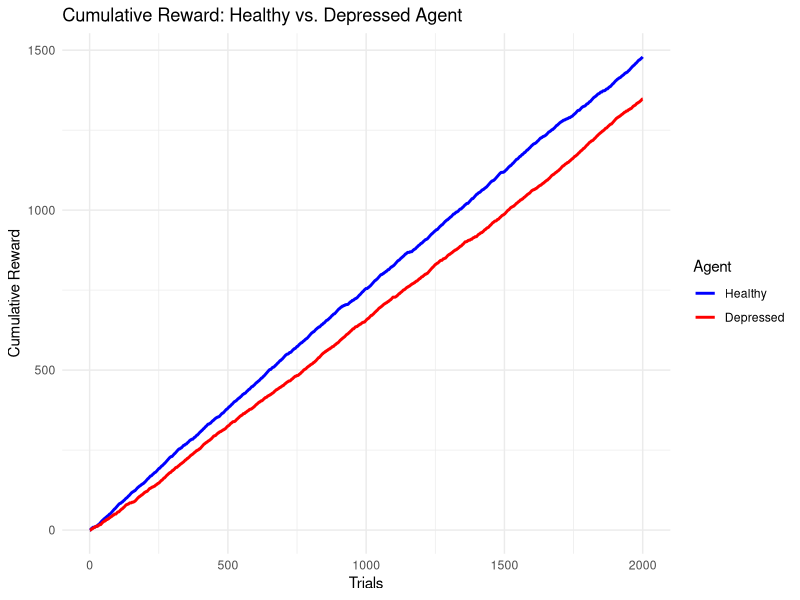
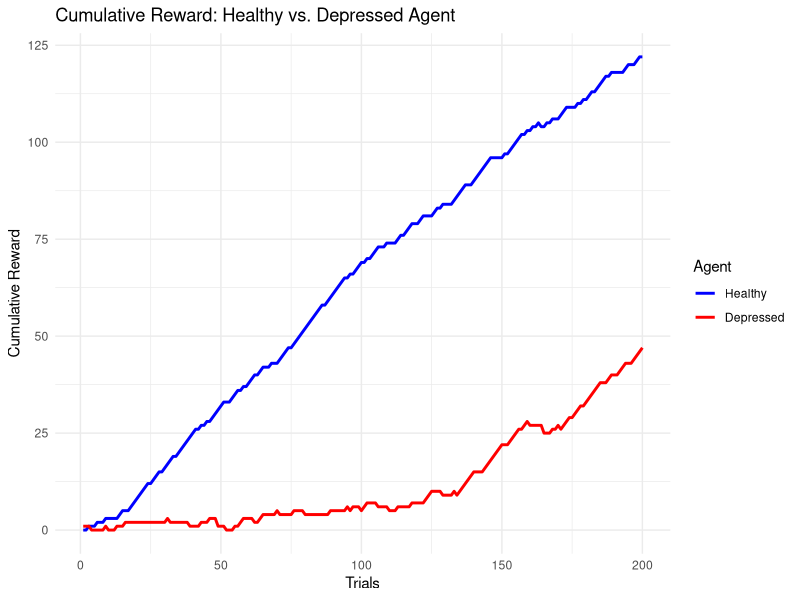
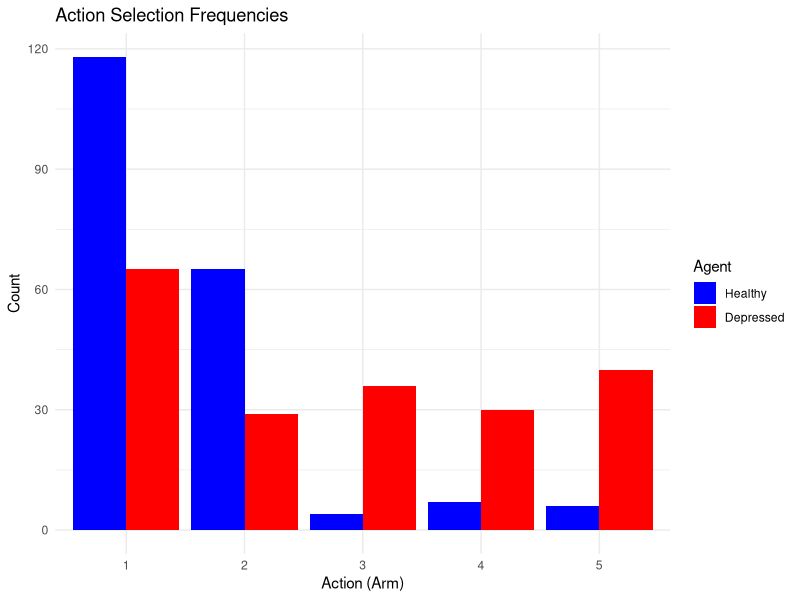
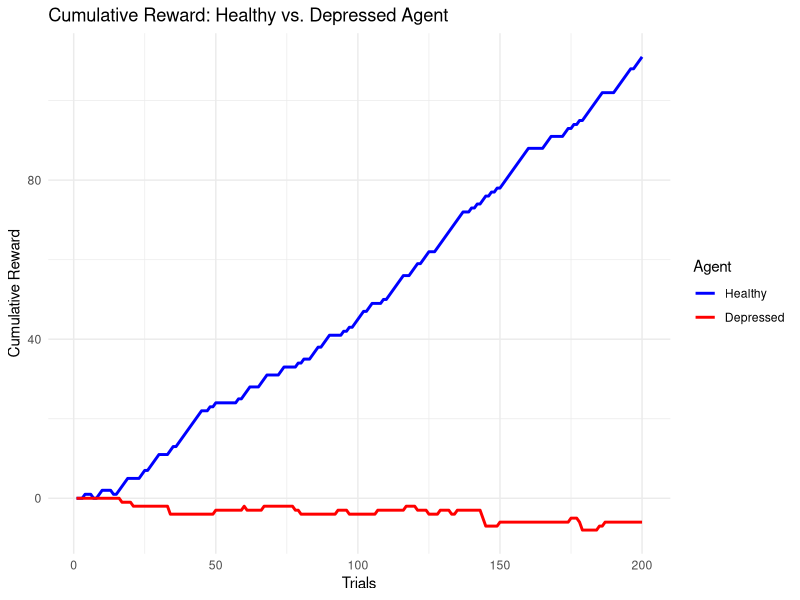
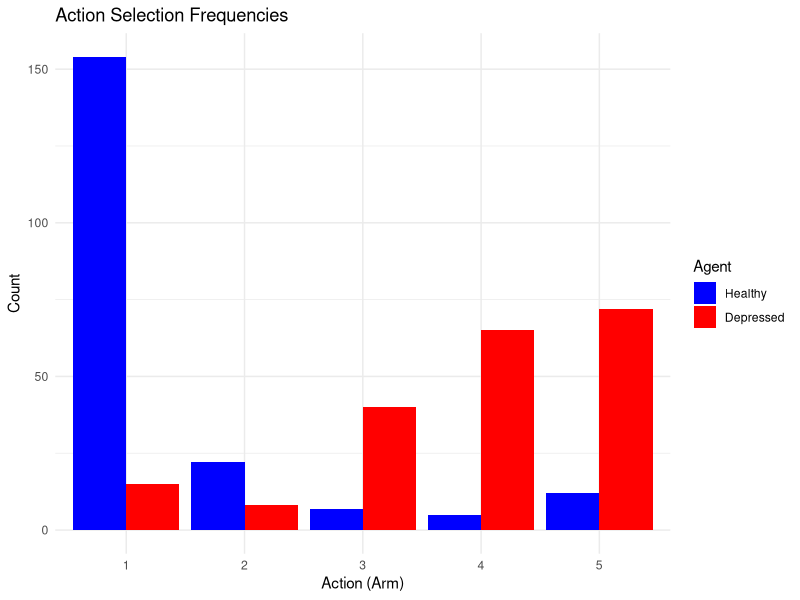
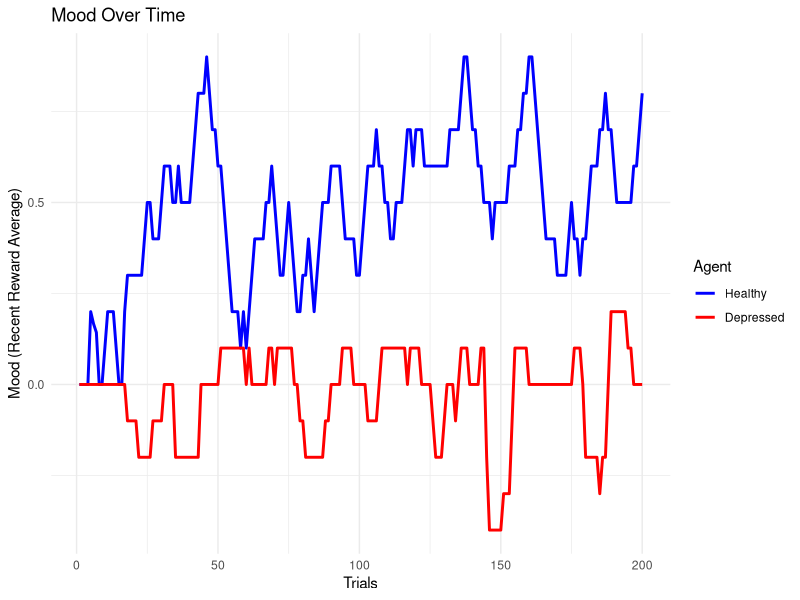
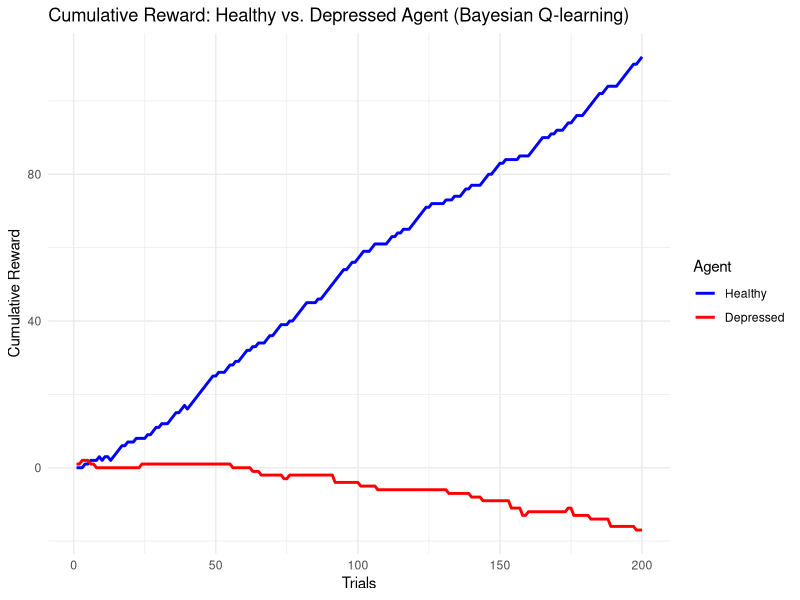
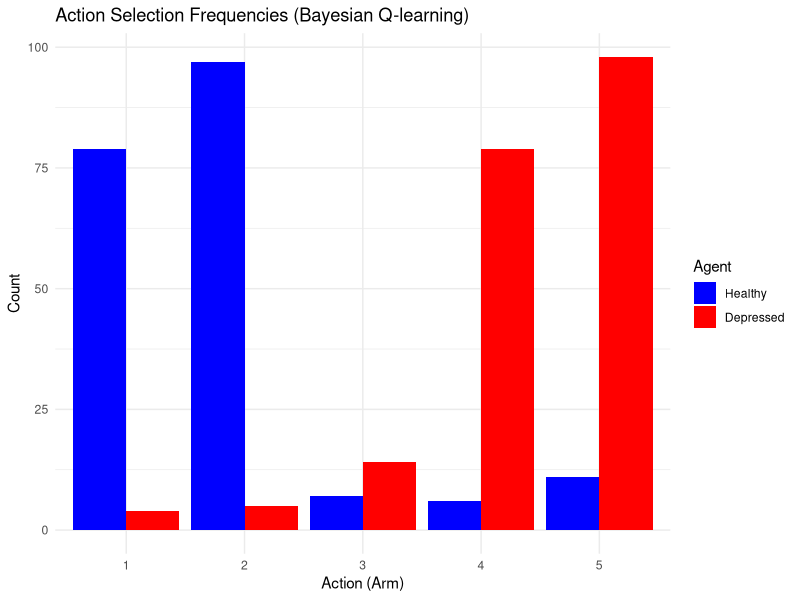

Reproduce these figures in R, in order.
set.seed(42)

# Environment: Two-armed bandit
reward_probs <- c(0.8, 0.2)  # Probabilities of reward for each arm

q_learning_agent <- function(alpha, beta, episodes = 2000) {
  Q <- c(0, 0)  # Initial Q-values for two actions
  actions <- integer(episodes)
  rewards <- numeric(episodes)
  for (i in 1:episodes) {
    # Softmax action selection
    exp_q <- exp(Q * beta)
    probs <- exp_q / sum(exp_q)
    action <- sample(1:2, 1, prob = probs)  # R is 1-indexed
    reward <- as.numeric(runif(1) < reward_probs[action])
    # Q-learning update
    Q[action] <- Q[action] + alpha * (reward - Q[action])
    actions[i] <- action
    rewards[i] <- reward
  }
  list(actions = actions, rewards = rewards)
}

# Healthy agent: normal learning rate and reward sensitivity
healthy <- q_learning_agent(alpha = 0.4, beta = 5)

# Depressed agent: lower learning rate (slower to update beliefs)
depressed <- q_learning_agent(alpha = 0.05, beta = 2)

# Plotting results
library(ggplot2)
df <- data.frame(
  Trial = 1:2000,
  Healthy = cumsum(healthy$rewards),
  Depressed = cumsum(depressed$rewards)
)
df_long <- reshape2::melt(df, id.vars = "Trial", variable.name = "Agent", value.name = "CumulativeReward")

ggplot(df_long, aes(x = Trial, y = CumulativeReward, color = Agent)) +
  geom_line(size = 1) +
  labs(title = "Cumulative Reward: Healthy vs. Depressed Agent",
       x = "Trials", y = "Cumulative Reward") +
  theme_minimal() +
  scale_color_manual(values = c("Healthy" = "blue", "Depressed" = "red"))







set.seed(123)
library(ggplot2)
library(reshape2)

# Environment: 5-armed bandit
reward_probs <- c(0.7, 0.6, 0.2, 0.1, 0.05)   # Arm 1 and 2 are "good", 3-5 are "bad/self-defeating"
reward_vals  <- c(1, 1, -1, -1, -2)           # Arms 3-5 yield negative rewards

q_learning_agent <- function(alpha, beta, self_defeat_bias = 0, episodes = 200) {
  K <- length(reward_probs)
  Q <- rep(0, K)  # Initial Q-values for all actions
  actions <- integer(episodes)
  rewards <- numeric(episodes)
  for (i in 1:episodes) {
    # Softmax action selection with self-defeating bias
    # Add bias to the logits of "bad" arms (arms 3,4,5)
    logits <- Q * beta
    logits[3:5] <- logits[3:5] + self_defeat_bias
    probs <- exp(logits) / sum(exp(logits))
    action <- sample(1:K, 1, prob = probs)
    reward <- ifelse(runif(1) < reward_probs[action], reward_vals[action], 0)
    # Q-learning update
    Q[action] <- Q[action] + alpha * (reward - Q[action])
    actions[i] <- action
    rewards[i] <- reward
  }
  list(actions = actions, rewards = rewards)
}

# Healthy agent: normal learning, no self-defeating bias
healthy <- q_learning_agent(alpha = 0.2, beta = 5, self_defeat_bias = 0)

# Depressed agent: lower learning rate, strong self-defeating bias
depressed <- q_learning_agent(alpha = 0.05, beta = 5, self_defeat_bias = 2)

# Plot cumulative reward and action selection frequencies
df <- data.frame(
  Trial = 1:200,
  Healthy = cumsum(healthy$rewards),
  Depressed = cumsum(depressed$rewards)
)
df_long <- melt(df, id.vars = "Trial", variable.name = "Agent", value.name = "CumulativeReward")

# Plot cumulative reward
p1 <- ggplot(df_long, aes(x = Trial, y = CumulativeReward, color = Agent)) +
  geom_line(size = 1) +
  labs(title = "Cumulative Reward: Healthy vs. Depressed Agent",
       x = "Trials", y = "Cumulative Reward") +
  theme_minimal() +
  scale_color_manual(values = c("Healthy" = "blue", "Depressed" = "red"))

# Plot action selection frequencies
action_freq <- data.frame(
  Action = factor(1:5),
  Healthy = as.numeric(table(factor(healthy$actions, levels = 1:5))),
  Depressed = as.numeric(table(factor(depressed$actions, levels = 1:5)))
)
action_freq_long <- melt(action_freq, id.vars = "Action", variable.name = "Agent", value.name = "Count")

p2 <- ggplot(action_freq_long, aes(x = Action, y = Count, fill = Agent)) +
  geom_bar(stat = "identity", position = "dodge") +
  labs(title = "Action Selection Frequencies",
       x = "Action (Arm)", y = "Count") +
  theme_minimal() +
  scale_fill_manual(values = c("Healthy" = "blue", "Depressed" = "red"))

print(p1)
print(p2)







set.seed(2025)
library(ggplot2)
library(reshape2)

# Environment: 5-armed bandit
reward_probs <- c(0.7, 0.6, 0.2, 0.1, 0.05)   # Arm 1 and 2 are "good", 3-5 are "bad/self-defeating"
reward_vals  <- c(1, 1, -1, -1, -2)           # Arms 3-5 yield negative rewards
self_defeating_arms <- 3:5

simulate_agent <- function(alpha, beta, pessimistic_bias = 0, self_defeat_bias = 0, mood_weight = 0, episodes = 200) {
  K <- length(reward_probs)
  Q <- rep(0, K)  # Initial Q-values
  actions <- integer(episodes)
  rewards <- numeric(episodes)
  mood <- 0
  mood_history <- numeric(episodes)
  
  for (i in 1:episodes) {
    # Pessimistic bias: underestimates all values
    Q_biased <- Q + pessimistic_bias
    
    # Self-defeating bias: increases logit for "bad" arms
    logits <- Q_biased * beta
    logits[self_defeating_arms] <- logits[self_defeating_arms] + self_defeat_bias
    
    # Mood integration: mood modulates exploration (lower mood = more exploration)
    mood_mod_beta <- beta * (1 + mood_weight * mood)
    logits <- Q_biased * mood_mod_beta
    logits[self_defeating_arms] <- logits[self_defeating_arms] + self_defeat_bias
    
    # Softmax action selection
    probs <- exp(logits) / sum(exp(logits))
    action <- sample(1:K, 1, prob = probs)
    
    # Simulate reward
    reward <- ifelse(runif(1) < reward_probs[action], reward_vals[action], 0)
    
    # Q-learning update
    Q[action] <- Q[action] + alpha * (reward - Q[action])
    
    # Update mood: running average of recent outcomes (last 10 trials)
    if (i == 1) {
      mood <- reward
    } else {
      window <- max(1, i-9):i
      mood <- mean(rewards[window])
    }
    mood_history[i] <- mood
    
    actions[i] <- action
    rewards[i] <- reward
  }
  list(actions = actions, rewards = rewards, mood = mood_history)
}

# Healthy agent: normal learning, no pessimism, no self-defeating bias, neutral mood
healthy <- simulate_agent(
  alpha = 0.2, beta = 5, pessimistic_bias = 0, self_defeat_bias = 0, mood_weight = 0, episodes = 200
)

# Depressed agent: lower learning, pessimism, self-defeating bias, mood-exploration coupling
depressed <- simulate_agent(
  alpha = 0.07, beta = 2.5, pessimistic_bias = -0.5, self_defeat_bias = 2, mood_weight = -0.5, episodes = 200
)

# Plot cumulative reward
df <- data.frame(
  Trial = 1:200,
  Healthy = cumsum(healthy$rewards),
  Depressed = cumsum(depressed$rewards)
)
df_long <- melt(df, id.vars = "Trial", variable.name = "Agent", value.name = "CumulativeReward")

p1 <- ggplot(df_long, aes(x = Trial, y = CumulativeReward, color = Agent)) +
  geom_line(size = 1) +
  labs(title = "Cumulative Reward: Healthy vs. Depressed Agent",
       x = "Trials", y = "Cumulative Reward") +
  theme_minimal() +
  scale_color_manual(values = c("Healthy" = "blue", "Depressed" = "red"))

# Plot action selection frequencies
action_freq <- data.frame(
  Action = factor(1:5),
  Healthy = as.numeric(table(factor(healthy$actions, levels = 1:5))),
  Depressed = as.numeric(table(factor(depressed$actions, levels = 1:5)))
)
action_freq_long <- melt(action_freq, id.vars = "Action", variable.name = "Agent", value.name = "Count")

p2 <- ggplot(action_freq_long, aes(x = Action, y = Count, fill = Agent)) +
  geom_bar(stat = "identity", position = "dodge") +
  labs(title = "Action Selection Frequencies",
       x = "Action (Arm)", y = "Count") +
  theme_minimal() +
  scale_fill_manual(values = c("Healthy" = "blue", "Depressed" = "red"))

# Plot mood over time
mood_df <- data.frame(
  Trial = 1:200,
  Healthy = healthy$mood,
  Depressed = depressed$mood
)
mood_long <- melt(mood_df, id.vars = "Trial", variable.name = "Agent", value.name = "Mood")

p3 <- ggplot(mood_long, aes(x = Trial, y = Mood, color = Agent)) +
  geom_line(size = 1) +
  labs(title = "Mood Over Time",
       x = "Trials", y = "Mood (Recent Reward Average)") +
  theme_minimal() +
  scale_color_manual(values = c("Healthy" = "blue", "Depressed" = "red"))

print(p1)
print(p2)
print(p3)



set.seed(123)
library(ggplot2)
library(reshape2)

# Environment: 5-armed bandit
reward_probs <- c(0.7, 0.6, 0.2, 0.1, 0.05)   # Arms 1,2 are "good"; 3-5 are "bad"
reward_vals  <- c(1, 1, -1, -1, -2)           # Arms 3-5 yield negative rewards
self_defeating_arms <- 3:5

bayesian_agent <- function(
    episodes = 200,
    pessimistic_prior_mean = 0,
    prior_var = 10,
    self_defeat_bias = 0
) {
  K <- length(reward_probs)
  # Priors for Q-value mean and precision (1/variance)
  mu <- rep(pessimistic_prior_mean, K)     # Prior mean for each arm
  tau <- rep(1/prior_var, K)               # Prior precision (inverse variance)
  n <- rep(0, K)                           # Number of pulls per arm
  actions <- integer(episodes)
  rewards <- numeric(episodes)
  
  for (i in 1:episodes) {
    # Thompson sampling: sample Q for each arm from current posterior
    sampled_Q <- rnorm(K, mean = mu, sd = 1/sqrt(tau))
    # Add self-defeating bias to arms 3-5 (depressed agent)
    sampled_Q[self_defeating_arms] <- sampled_Q[self_defeating_arms] + self_defeat_bias
    # Choose arm with highest sampled Q
    action <- which.max(sampled_Q)
    # Get reward
    reward <- ifelse(runif(1) < reward_probs[action], reward_vals[action], 0)
    # Bayesian update for Normal likelihood with known variance (assume variance=1 for simplicity)
    n[action] <- n[action] + 1
    tau[action] <- tau[action] + 1
    mu[action] <- (mu[action] * (tau[action] - 1) + reward) / tau[action]
    actions[i] <- action
    rewards[i] <- reward
  }
  list(actions = actions, rewards = rewards)
}

# Healthy agent: neutral prior, no self-defeating bias
healthy <- bayesian_agent(
  episodes = 200,
  pessimistic_prior_mean = 0,
  prior_var = 10,
  self_defeat_bias = 0
)

# Depressed agent: pessimistic prior, self-defeating bias
depressed <- bayesian_agent(
  episodes = 200,
  pessimistic_prior_mean = -0.5,  # pessimistic prior
  prior_var = 10,
  self_defeat_bias = 2            # bias toward self-defeating arms
)

# Plot cumulative reward
df <- data.frame(
  Trial = 1:200,
  Healthy = cumsum(healthy$rewards),
  Depressed = cumsum(depressed$rewards)
)
df_long <- melt(df, id.vars = "Trial", variable.name = "Agent", value.name = "CumulativeReward")

p1 <- ggplot(df_long, aes(x = Trial, y = CumulativeReward, color = Agent)) +
  geom_line(size = 1) +
  labs(title = "Cumulative Reward: Healthy vs. Depressed Agent (Bayesian Q-learning)",
       x = "Trials", y = "Cumulative Reward") +
  theme_minimal() +
  scale_color_manual(values = c("Healthy" = "blue", "Depressed" = "red"))

# Plot action selection frequencies
action_freq <- data.frame(
  Action = factor(1:5),
  Healthy = as.numeric(table(factor(healthy$actions, levels = 1:5))),
  Depressed = as.numeric(table(factor(depressed$actions, levels = 1:5)))
)
action_freq_long <- melt(action_freq, id.vars = "Action", variable.name = "Agent", value.name = "Count")

p2 <- ggplot(action_freq_long, aes(x = Action, y = Count, fill = Agent)) +
  geom_bar(stat = "identity", position = "dodge") +
  labs(title = "Action Selection Frequencies (Bayesian Q-learning)",
       x = "Action (Arm)", y = "Count") +
  theme_minimal() +
  scale_fill_manual(values = c("Healthy" = "blue", "Depressed" = "red"))

print(p1)
print(p2)






set.seed(123)
library(ggplot2)
library(reshape2)

# Environment: 5-armed bandit
reward_probs <- c(0.7, 0.6, 0.2, 0.1, 0.05)   # Arms 1,2 are "good"; 3-5 are "bad"
reward_vals  <- c(1, 1, -1, -1, -2)           # Arms 3-5 yield negative rewards
self_defeating_arms <- 3:5

bayesian_agent_mood <- function(
    episodes = 200,
    pessimistic_prior_mean = 0,
    prior_var = 10,
    self_defeat_bias = 0,
    mood_decay = 0.9,         # Decay factor for mood (exponential smoothing)
    mood_influence = 1.5      # How strongly mood modulates exploration/exploitation
) {
  K <- length(reward_probs)
  mu <- rep(pessimistic_prior_mean, K)     # Prior mean for each arm
  tau <- rep(1/prior_var, K)               # Prior precision (inverse variance)
  n <- rep(0, K)                           # Number of pulls per arm
  actions <- integer(episodes)
  rewards <- numeric(episodes)
  mood <- 0                                # Initial mood
  mood_hist <- numeric(episodes)
  
  for (i in 1:episodes) {
    # Mood-modulated variance: bad mood = more exploration (higher variance)
    # Good mood = more exploitation (lower variance)
    # Clamp mood to [-1,1] for stability
    mood_clamped <- min(max(mood, -1), 1)
    mood_sigma_scale <- exp(-mood_influence * mood_clamped)
    
    sampled_Q <- rnorm(K, mean = mu, sd = mood_sigma_scale / sqrt(tau))
    sampled_Q[self_defeating_arms] <- sampled_Q[self_defeating_arms] + self_defeat_bias
    
    action <- which.max(sampled_Q)
    reward <- ifelse(runif(1) < reward_probs[action], reward_vals[action], 0)
    
    # Bayesian update for Normal likelihood with known variance (assume variance=1)
    n[action] <- n[action] + 1
    tau[action] <- tau[action] + 1
    mu[action] <- (mu[action] * (tau[action] - 1) + reward) / tau[action]
    actions[i] <- action
    rewards[i] <- reward
    
    # Update mood: exponential smoothing of recent rewards
    mood <- mood_decay * mood + (1 - mood_decay) * reward
    mood_hist[i] <- mood
  }
  list(actions = actions, rewards = rewards, mood = mood_hist)
}

# Healthy agent: neutral prior, no self-defeating bias, normal mood influence
healthy <- bayesian_agent_mood(
  episodes = 200,
  pessimistic_prior_mean = 0,
  prior_var = 10,
  self_defeat_bias = 0,
  mood_decay = 0.9,
  mood_influence = 1.5
)

# Depressed agent: pessimistic prior, self-defeating bias, mood has stronger influence on exploration
depressed <- bayesian_agent_mood(
  episodes = 200,
  pessimistic_prior_mean = -0.5,
  prior_var = 10,
  self_defeat_bias = 2,
  mood_decay = 0.9,
  mood_influence = 3.0   # More mood-driven exploration
)

# Plot cumulative reward
df <- data.frame(
  Trial = 1:200,
  Healthy = cumsum(healthy$rewards),
  Depressed = cumsum(depressed$rewards)
)
df_long <- melt(df, id.vars = "Trial", variable.name = "Agent", value.name = "CumulativeReward")

p1 <- ggplot(df_long, aes(x = Trial, y = CumulativeReward, color = Agent)) +
  geom_line(size = 1) +
  labs(title = "Cumulative Reward: Healthy vs. Depressed Agent (Bayesian Q-learning + Mood)",
       x = "Trials", y = "Cumulative Reward") +
  theme_minimal() +
  scale_color_manual(values = c("Healthy" = "blue", "Depressed" = "red"))

# Plot action selection frequencies
action_freq <- data.frame(
  Action = factor(1:5),
  Healthy = as.numeric(table(factor(healthy$actions, levels = 1:5))),
  Depressed = as.numeric(table(factor(depressed$actions, levels = 1:5)))
)
action_freq_long <- melt(action_freq, id.vars = "Action", variable.name = "Agent", value.name = "Count")

p2 <- ggplot(action_freq_long, aes(x = Action, y = Count, fill = Agent)) +
  geom_bar(stat = "identity", position = "dodge") +
  labs(title = "Action Selection Frequencies (Bayesian Q-learning + Mood)",
       x = "Action (Arm)", y = "Count") +
  theme_minimal() +
  scale_fill_manual(values = c("Healthy" = "blue", "Depressed" = "red"))

# Plot mood over time
mood_df <- data.frame(
  Trial = 1:200,
  Healthy = healthy$mood,
  Depressed = depressed$mood
)
mood_long <- melt(mood_df, id.vars = "Trial", variable.name = "Agent", value.name = "Mood")

p3 <- ggplot(mood_long, aes(x = Trial, y = Mood, color = Agent)) +
  geom_line(size = 1) +
  labs(title = "Mood Over Time (Bayesian Q-learning + Mood)",
       x = "Trials", y = "Mood (Exp. Avg. Reward)") +
  theme_minimal() +
  scale_color_manual(values = c("Healthy" = "blue", "Depressed" = "red"))

print(p1)
print(p2)
print(p3)

